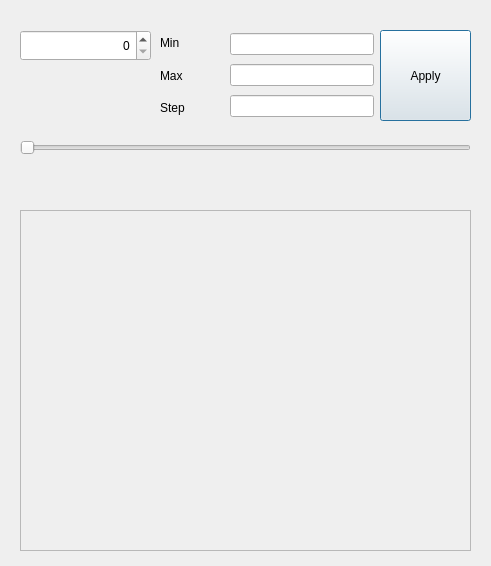
<?xml version="1.0" encoding="UTF-8"?>
<ui version="4.0">
 <class>Dialog</class>
 <widget class="QDialog" name="Dialog">
  <property name="geometry">
   <rect>
    <x>0</x>
    <y>0</y>
    <width>491</width>
    <height>566</height>
   </rect>
  </property>
  <property name="windowTitle">
   <string>Dialog</string>
  </property>
  <widget class="QPushButton" name="btnApply">
   <property name="geometry">
    <rect>
     <x>380</x>
     <y>30</y>
     <width>91</width>
     <height>91</height>
    </rect>
   </property>
   <property name="text">
    <string>Apply</string>
   </property>
  </widget>
  <widget class="QSpinBox" name="spinBox">
   <property name="geometry">
    <rect>
     <x>20</x>
     <y>30</y>
     <width>131</width>
     <height>31</height>
    </rect>
   </property>
   <property name="cursor">
    <cursorShape>ArrowCursor</cursorShape>
   </property>
   <property name="layoutDirection">
    <enum>Qt::LeftToRight</enum>
   </property>
   <property name="alignment">
    <set>Qt::AlignRight|Qt::AlignTrailing|Qt::AlignVCenter</set>
   </property>
  </widget>
  <widget class="QLabel" name="labelValue">
   <property name="geometry">
    <rect>
     <x>20</x>
     <y>80</y>
     <width>121</width>
     <height>20</height>
    </rect>
   </property>
   <property name="text">
    <string/>
   </property>
   <property name="alignment">
    <set>Qt::AlignRight|Qt::AlignTrailing|Qt::AlignVCenter</set>
   </property>
  </widget>
  <widget class="QSlider" name="slider">
   <property name="geometry">
    <rect>
     <x>20</x>
     <y>140</y>
     <width>451</width>
     <height>16</height>
    </rect>
   </property>
   <property name="orientation">
    <enum>Qt::Horizontal</enum>
   </property>
  </widget>
  <widget class="QLabel" name="labelValue2">
   <property name="geometry">
    <rect>
     <x>20</x>
     <y>170</y>
     <width>121</width>
     <height>17</height>
    </rect>
   </property>
   <property name="text">
    <string/>
   </property>
   <property name="alignment">
    <set>Qt::AlignRight|Qt::AlignTrailing|Qt::AlignVCenter</set>
   </property>
  </widget>
  <widget class="QLabel" name="pixMap">
   <property name="geometry">
    <rect>
     <x>20</x>
     <y>210</y>
     <width>451</width>
     <height>341</height>
    </rect>
   </property>
   <property name="frameShape">
    <enum>QFrame::StyledPanel</enum>
   </property>
   <property name="text">
    <string/>
   </property>
  </widget>
  <widget class="QWidget" name="">
   <property name="geometry">
    <rect>
     <x>230</x>
     <y>30</y>
     <width>144</width>
     <height>91</height>
    </rect>
   </property>
   <layout class="QVBoxLayout" name="verticalLayout">
    <item>
     <widget class="QLineEdit" name="editMax">
      <property name="alignment">
       <set>Qt::AlignRight|Qt::AlignTrailing|Qt::AlignVCenter</set>
      </property>
     </widget>
    </item>
    <item>
     <widget class="QLineEdit" name="editMin">
      <property name="alignment">
       <set>Qt::AlignRight|Qt::AlignTrailing|Qt::AlignVCenter</set>
      </property>
     </widget>
    </item>
    <item>
     <widget class="QLineEdit" name="editStep">
      <property name="alignment">
       <set>Qt::AlignRight|Qt::AlignTrailing|Qt::AlignVCenter</set>
      </property>
     </widget>
    </item>
   </layout>
  </widget>
  <widget class="QWidget" name="">
   <property name="geometry">
    <rect>
     <x>160</x>
     <y>30</y>
     <width>69</width>
     <height>91</height>
    </rect>
   </property>
   <layout class="QVBoxLayout" name="verticalLayout_2">
    <item>
     <widget class="QLabel" name="label">
      <property name="text">
       <string>Min</string>
      </property>
     </widget>
    </item>
    <item>
     <widget class="QLabel" name="label_2">
      <property name="text">
       <string>Max</string>
      </property>
     </widget>
    </item>
    <item>
     <widget class="QLabel" name="label_3">
      <property name="text">
       <string>Step</string>
      </property>
     </widget>
    </item>
   </layout>
  </widget>
 </widget>
 <resources/>
 <connections/>
</ui>
